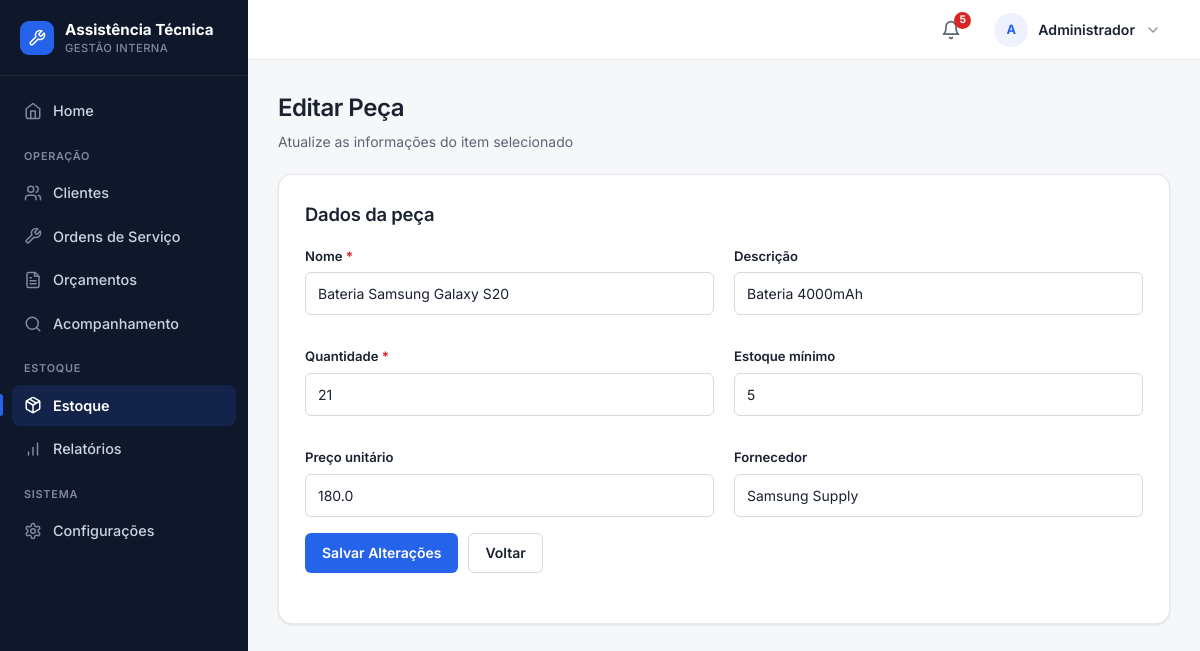
Screenshot of /estoque/editar/2 (signed in) with the database file from the repository.
### tables this page shows
CREATE TABLE pecas (
    id INTEGER PRIMARY KEY AUTOINCREMENT,
    nome TEXT NOT NULL,
    descricao TEXT,
    quantidade INTEGER NOT NULL DEFAULT 0,
    estoque_minimo INTEGER DEFAULT 1,
    preco_unitario REAL DEFAULT 0,
    fornecedor TEXT
, data_cadastro TEXT);

### routes/estoque.py (the view)
@estoque_bp.route('/estoque/editar/<int:id>')
def editar_peca(id):
    db = conectar()
    peca = db.execute("SELECT * FROM pecas WHERE id = ?", (id,)).fetchone()
    db.close()
    if peca is None:
        flash("Peça não encontrada.", "erro")
        return redirect('/estoque')
    return render_template('editar_peca.html', peca=peca)

### app.py (called while the page is built)
@app.context_processor
def injetar_alertas_estoque():
    if "funcionario_id" not in session:
        return {"alerta_estoque_baixo": 0}
    conexao = conectar()
    total = conexao.execute(
        "SELECT COUNT(*) FROM pecas WHERE quantidade <= estoque_minimo"
    ).fetchone()[0]
    conexao.close()
    return {"alerta_estoque_baixo": total}

def tem_permissao(perfil, *perfis):
    return perfil in perfis

@app.context_processor
def injetar_permissoes():
    perfil = session.get("funcionario_perfil")
    return {
        "perfil_atual": perfil,
        "pode": lambda *perfis: tem_permissao(perfil, *perfis),
    }

@app.before_request
def proteger_rotas():
    rotas_livres = (
        "/login",
        "/acompanhamento",
        "/static",
    )
    if request.path.startswith(rotas_livres):
        return None
    if request.path == "/funcionarios/cadastrar" and _sem_funcionarios():
        return None
    if "funcionario_id" not in session:
        return redirect("/login")
    perfil_atual = session.get("funcionario_perfil")
    if perfil_atual not in TODOS:
        session.clear()
        flash("Perfil de acesso invalido. Faca login com uma conta da equipe.", "erro")
        return redirect("/login")
    permitido = PERMISSOES.get(request.endpoint)
    if permitido is not None and perfil_atual not in permitido:
        flash("Você não tem permissão para acessar esta área.", "erro")
        return redirect("/")
    return None

### database.py (called while the page is built)
def _coluna_existe(conexao, tabela, coluna):
    colunas = conexao.execute(f"PRAGMA table_info({tabela})").fetchall()
    return any(item["name"] == coluna for item in colunas)

def conectar():
    conexao = sqlite3.connect("database/sistema.db")
    conexao.row_factory = sqlite3.Row
    conexao.execute("PRAGMA foreign_keys = ON")
    _garantir_schema(conexao)
    return conexao

### templates/editar_peca.html (shortened to what this page needs)
{% extends "base.html" %}
{% block css %}
    <link rel="stylesheet" href="{{ url_for('static', filename='css/editar_peca.css') }}">
{% endblock %}
{% block conteudo %}
<div class="page-head">
    <h1>Editar Peça</h1>
    <p>Atualize as informações do item selecionado</p>
</div>
<section class="card">
    <h2>Dados da peça</h2>
    <form action="/estoque/atualizar/{{ peca['id'] }}" method="POST">
        <div class="form-grid">
            <div class="campo">
                <label>Nome <span class="obrigatorio" title="Campo obrigatório">*</span></label>
                <input type="text" name="nome" value="{{ peca['nome'] }}" required>
            </div>
            <div class="campo">
                <label>Descrição</label>
                <input type="text" name="descricao" value="{{ peca['descricao'] }}">
            </div>
            <div class="campo">
                <label>Quantidade <span class="obrigatorio" title="Campo obrigatório">*</span></label>
                <input type="number" name="quantidade" value="{{ peca['quantidade'] }}" min="0" required>
            </div>
            <div class="campo">
                <label>Estoque mínimo</label>
                <input type="number" name="estoque_minimo" value="{{ peca['estoque_minimo'] }}" min="0">
            </div>
            <div class="campo">
                <label>Preço unitário</label>
                <input type="number" step="0.01" min="0" name="preco_unitario" value="{{ peca['preco_unitario'] }}">
            </div>
            <div class="campo">
                <label>Fornecedor</label>
                <input type="text" name="fornecedor" value="{{ peca['fornecedor'] }}">
            </div>
        </div>
        <div class="botoes">
            <button type="submit">Salvar Alterações</button>
            <a href="/estoque" class="btn btn-home">Voltar</a>
        </div>
    </form>
</section>
{% endblock %}

### static/css/global.css (style rules this page uses)
:root { --bg: #f6f7f9; --surface: #ffffff; --surface-2: #f9fafb; --border: #e6e8ec; --border-strong: #d5d9e0; --ink: #1a2230; --muted: #5b6675; --subtle: #8a93a3; --primary: #2563eb; --primary-hover: #1d4ed8; --primary-soft: #eef2ff; --success: #16a34a; --success-soft: #dcfce7; --warning: #d97706; --warning-soft: #fef3c7; --danger: #dc2626; --danger-hover: #b91c1c; --danger-soft: #fee2e2; --sidebar: #0f172a; --sidebar-ink: #cbd5e1; --sidebar-muted: #7e8aa0; --s-1: 4px; --s-2: 8px; --s-3: 12px; --s-4: 16px; --s-5: 20px; --s-6: 24px; --s-8: 32px; --r-sm: 6px; --r-md: 10px; --r-lg: 14px; --r-pill: 999px; --shadow-sm: 0 1px 2px rgba(16, 24, 40, 0.04), 0 1px 3px rgba(16, 24, 40, 0.06); --shadow-md: 0 4px 12px rgba(16, 24, 40, 0.08); --azul-900: #0f172a; --azul-800: #1e293b; --azul-700: #2563eb; --azul-600: #2563eb; --azul-500: #2563eb; --azul-100: #eef2ff; --azul-50: #f9fafb; --branco: #ffffff; --cinza-900: #1a2230; --cinza-700: #5b6675; --cinza-500: #8a93a3; --cinza-200: #e6e8ec; --cinza-100: #f1f3f6; --verde-100: #dcfce7; --verde-700: #166534; --amarelo-100: #fef3c7; --amarelo-700: #92400e; --vermelho-100: #fee2e2; --vermelho-700: #991b1b; --sombra: var(--shadow-sm); --raio: var(--r-md); }
* { box-sizing: border-box; }
body { min-height: 100vh; margin: 0; font-family: "Inter", -apple-system, BlinkMacSystemFont, "Segoe UI", Roboto, Arial, sans-serif; font-size: 14px; line-height: 1.5; color: var(--ink); background: var(--bg); -webkit-font-smoothing: antialiased; text-rendering: optimizeLegibility; }
h1, h2, h3, h4 { color: var(--ink); font-weight: 600; letter-spacing: -0.01em; }
h2 { margin: 0 0 18px; font-size: 1.15rem; }
a { color: var(--primary); text-decoration: none; }
.container, .card { background: var(--surface); border: 1px solid var(--border); border-radius: var(--r-lg); box-shadow: var(--shadow-sm); }
.card { padding: clamp(18px, 3vw, 26px); }
.acoes-topo, .botoes, .form-botao { display: flex; flex-wrap: wrap; gap: 10px; align-items: center; }
.btn, button, .voltar, .editar, .excluir { display: inline-flex; align-items: center; justify-content: center; gap: 8px; min-height: 40px; padding: 9px 16px; border: 1px solid transparent; border-radius: var(--r-sm); color: #fff; background: var(--primary); text-decoration: none; font: inherit; font-weight: 600; line-height: 1; cursor: pointer; white-space: nowrap; transition: background-color 0.15s ease, border-color 0.15s ease, box-shadow 0.15s ease, color 0.15s ease; }
.btn--secondary, .btn-home, .voltar, .editar { background: var(--surface); color: var(--ink); border-color: var(--border-strong); }
form { margin: 0 0 24px; }
.form-grid { display: grid; grid-template-columns: repeat(2, minmax(0, 1fr)); gap: 16px 20px; }
.campo, .form-group { display: flex; flex-direction: column; gap: 6px; margin-bottom: 16px; }
label { color: var(--ink); font-weight: 600; font-size: 0.82rem; }
input, select, textarea { width: 100%; min-height: 42px; padding: 10px 12px; color: var(--ink); background: var(--surface); border: 1px solid var(--border-strong); border-radius: var(--r-sm); font: inherit; transition: border-color 0.15s ease, box-shadow 0.15s ease; }
input::placeholder, textarea::placeholder { color: var(--subtle); }
input[type="number"] { appearance: textfield; -moz-appearance: textfield; }
.obrigatorio { color: var(--danger); font-weight: 700; }

### static/css/layout.css (style rules this page uses)
.page-head { margin: 0 0 22px; }
.page-head h1 { margin: 0; color: var(--ink); font-size: clamp(1.25rem, 2vw, 1.6rem); font-weight: 600; letter-spacing: -0.02em; }
.page-head p { margin: 5px 0 0; color: var(--muted); }

### rows the page displays
pecas: nome "Bateria Samsung Galaxy S20", descricao "Bateria 4000mAh", quantidade "21", estoque_minimo "5", preco_unitario "180.0", fornecedor "Samsung Supply"

### other values shown
{{ alerta_estoque_baixo }} "5"
{{ iniciais }} "A"
{{ nome_usuario }} "Administrador"
